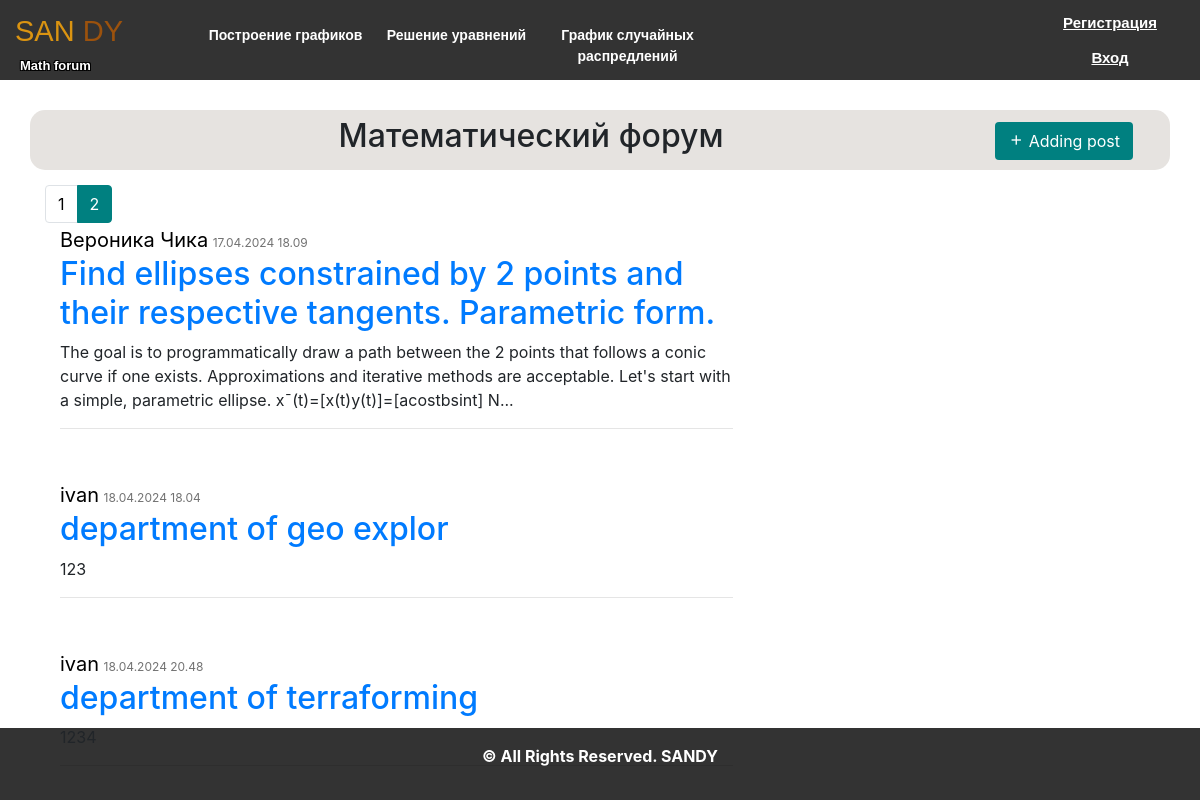
/forum?page=2, run on the app's committed database.
### data/post.py (models this page shows, shortened)
class Post(SqlAlchemyBase, SerializerMixin):
    __tablename__ = 'posts'
    id = sqlalchemy.Column(sqlalchemy.Integer, primary_key=True, autoincrement=True)
    team_leader = sqlalchemy.Column(sqlalchemy.Integer, sqlalchemy.ForeignKey("users.id"))
    user = orm.relationship('User')
    title = sqlalchemy.Column(sqlalchemy.String, nullable=True)
    posts = sqlalchemy.Column(sqlalchemy.String, nullable=True)
    views = sqlalchemy.Column(sqlalchemy.Integer, default=0)
    image_post = sqlalchemy.Column(sqlalchemy.String(50), nullable=False, default='default.jpg')
    start_date = sqlalchemy.Column(sqlalchemy.DateTime, default=datetime.datetime.now)

### data/users.py (models this page shows, shortened)
class User(SqlAlchemyBase, UserMixin, SerializerMixin):
    __tablename__ = 'users'
    id = sqlalchemy.Column(sqlalchemy.Integer, primary_key=True, autoincrement=True)
    username = sqlalchemy.Column(sqlalchemy.String, nullable=True)
    email = sqlalchemy.Column(sqlalchemy.String, index=True, unique=True, nullable=True)
    hashed_password = sqlalchemy.Column(sqlalchemy.String, nullable=True)
    post = orm.relationship("Post", back_populates='user')

### main.py (the view)
@app.route("/", methods=['GET', 'POST'])
@app.route("/forum", methods=['GET', 'POST'])
def forum():
    session = db_session.create_session()
    posts = session.query(Post).all()
    if posts:
        page = request.args.get('page', 1, type=int)  # Получаем номер текущей страницы из параметров запроса
        per_page = 3  # Количество постов на одной странице
        total_posts = len(posts)  # Общее количество постов
        start_index = (page - 1) * per_page
        end_index = min(start_index + per_page, total_posts)
        posts_on_page = posts[start_index:end_index]
        pagination_info = {
            'total': total_posts,
            'page': page,
            'per_page': per_page,
            'pages': total_posts // per_page + (1 if total_posts % per_page > 0 else 0)
        }
        total_pages = total_posts // per_page + (1 if total_posts % per_page > 0 else 0)
        return render_template("index.html", title='Математический форум',
                           posts=posts_on_page, total_pages=total_pages, page=page)
    return render_template("index.html", title='Математический форум',
                           either="Пока ещё не опубликовано ни одного поста")

### data/db_session.py (called while the page is built)
def create_session() -> Session:
    global __factory
    return __factory()

### templates/index.html
{% extends "base.html" %}
{% block content %}
<div class="container">
    <div class="header" style="text-align: center; margin: 15px; padding: 7px;">
        <a href="/post" class="btn" style="margin-top: 5px;"><i class='bx bx-plus'></i> Adding post</a>
        <h2>{{title}}</h2>
    </div>
    {% if posts %}
        <div class="container_blog">
            <div class="blog_content">
              {% for item in posts %}
                <div class="post-content">
                    <a style="font-size: 20px; color: black;">{{item.user.username}}</a>
                    <a style="color: #727272; font-size: 12px;">{{item.start_date.strftime('%d.%m.%Y %H.%M')}}</a>
                    <a href="{{ url_for('look_post', post_id=item.id) }}"><h2>{{item.title}}</h2></a>
                    {% if item.posts|count >= 100 or item %}
                        <p class="article-content" align="left">{{ item.posts|safe|truncate(250, True) }}
                    {% else %}
                        <p class="article-content" align="left">{{ item.posts }}</p>
                    {% endif %}
                    <hr />
                </div>
              {% endfor %}
            </div>
        </div>
    {% endif %}
    <nav aria-label="Page navigation example" style="float: left; margin-bottom: 10px; text-align: center; ">
      <ul class="pagination justify-content-center">
        {% for page_num in range(1, total_pages + 1) %}
          {% if page_num == page %}
            <li class="page-item active"><a class="page-link" href="{{ url_for('forum', page=page_num) }}"
                                            style="background-color: teal; border-color: teal;">{{ page_num }}</a></li>
          {% else %}
            <li class="page-item"><a class="page-link" href="{{ url_for('forum', page=page_num) }}"
                                     style="color: black">{{ page_num }}</a></li>
          {% endif %}
        {% endfor %}
      </ul>
    </nav>
</div>
{% endblock %}

### static/css/style.css (style rules this page uses)
* { margin: 0; padding: 0; }
body { background-image: url("../img/white-needle.png"); }
body { display: flex; flex-direction: column; }
html, body { min-height: 100vh; }
.container { margin: 30px; border: 10px; background-color: #e6e3e0; border-radius: 15px; }
.container_blog { position: absolute; margin-top: 15px; }
.post-content { padding: 20px 10px 10px 10px; margin: 5px; width: 60%; }
.container .header .btn { background-color: teal; color: #fff; transition: all .7s; float: right; }

### data on the page
Post: user.username "Вероника Чика", start_date "17.04.2024 18.09", title "Find ellipses constrained by 2 points and their respective tangents. Parametric form.", posts "The goal is to programmatically draw a path between the 2 points that follows a conic curve if one exists. Approximations and iterative methods are acceptable. Let's start with a simple, parametric ellipse. x¯(t)=[x(t)y(t)]=[acostbsint] N..."
Post: user.username "ivan", start_date "18.04.2024 18.04", title "department of geo explor", posts "123"
Post: user.username "ivan", start_date "18.04.2024 20.48", title "department of terraforming"

### other printed values
{{ title }} "Математический форум"
{{ page_num }} "1"
{{ page_num }} "2"
